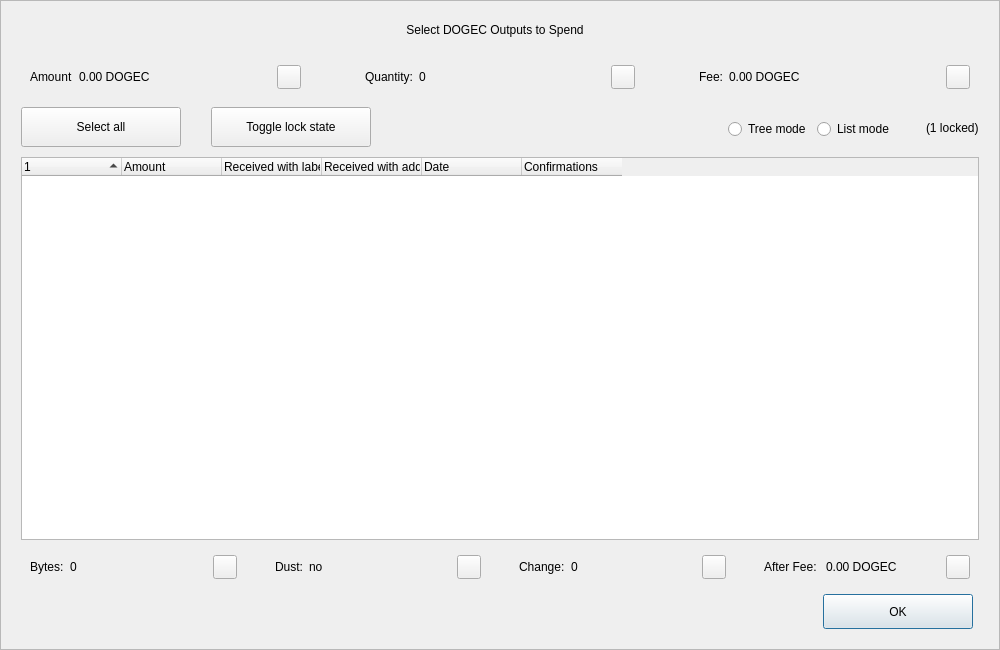
<?xml version="1.0" encoding="UTF-8"?>
<ui version="4.0">
 <class>CoinControlDialog</class>
 <widget class="QDialog" name="CoinControlDialog">
  <property name="geometry">
   <rect>
    <x>0</x>
    <y>0</y>
    <width>1000</width>
    <height>650</height>
   </rect>
  </property>
  <property name="minimumSize">
   <size>
    <width>950</width>
    <height>650</height>
   </size>
  </property>
  <property name="windowTitle">
   <string>Coin Selection</string>
  </property>
  <property name="styleSheet">
   <string notr="true"/>
  </property>
  <layout class="QVBoxLayout" name="verticalLayout">
   <property name="spacing">
    <number>0</number>
   </property>
   <property name="leftMargin">
    <number>0</number>
   </property>
   <property name="topMargin">
    <number>0</number>
   </property>
   <property name="rightMargin">
    <number>0</number>
   </property>
   <property name="bottomMargin">
    <number>0</number>
   </property>
   <item>
    <widget class="QFrame" name="frameContainer">
     <property name="toolTipDuration">
      <number>0</number>
     </property>
     <property name="frameShape">
      <enum>QFrame::StyledPanel</enum>
     </property>
     <property name="frameShadow">
      <enum>QFrame::Raised</enum>
     </property>
     <layout class="QVBoxLayout" name="verticalLayout_2">
      <property name="leftMargin">
       <number>0</number>
      </property>
      <property name="rightMargin">
       <number>0</number>
      </property>
      <property name="bottomMargin">
       <number>20</number>
      </property>
      <item>
       <layout class="QHBoxLayout" name="horizontalLayout_12">
        <property name="spacing">
         <number>0</number>
        </property>
        <property name="leftMargin">
         <number>20</number>
        </property>
        <property name="rightMargin">
         <number>30</number>
        </property>
        <item>
         <spacer name="horizontalSpacer_4">
          <property name="orientation">
           <enum>Qt::Horizontal</enum>
          </property>
          <property name="sizeHint" stdset="0">
           <size>
            <width>40</width>
            <height>20</height>
           </size>
          </property>
         </spacer>
        </item>
        <item>
         <widget class="QLabel" name="labelTitle">
          <property name="minimumSize">
           <size>
            <width>0</width>
            <height>40</height>
           </size>
          </property>
          <property name="maximumSize">
           <size>
            <width>16777215</width>
            <height>40</height>
           </size>
          </property>
          <property name="text">
           <string>Select DOGEC Outputs to Spend</string>
          </property>
          <property name="alignment">
           <set>Qt::AlignCenter</set>
          </property>
          <property name="margin">
           <number>7</number>
          </property>
         </widget>
        </item>
        <item>
         <spacer name="horizontalSpacer_5">
          <property name="orientation">
           <enum>Qt::Horizontal</enum>
          </property>
          <property name="sizeHint" stdset="0">
           <size>
            <width>40</width>
            <height>20</height>
           </size>
          </property>
         </spacer>
        </item>
       </layout>
      </item>
      <item>
       <layout class="QHBoxLayout" name="horizontalLayout_8">
        <property name="leftMargin">
         <number>20</number>
        </property>
        <property name="rightMargin">
         <number>20</number>
        </property>
        <item>
         <widget class="QWidget" name="layoutAmount" native="true">
          <layout class="QHBoxLayout" name="horizontalLayout_9" stretch="0,1,0">
           <item>
            <widget class="QLabel" name="labelCoinControlAmountText">
             <property name="text">
              <string>Amount</string>
             </property>
            </widget>
           </item>
           <item>
            <widget class="QLabel" name="labelCoinControlAmount">
             <property name="text">
              <string>0.00 DOGEC</string>
             </property>
            </widget>
           </item>
           <item alignment="Qt::AlignHCenter|Qt::AlignVCenter">
            <widget class="QPushButton" name="pushButtonAmount">
             <property name="minimumSize">
              <size>
               <width>0</width>
               <height>24</height>
              </size>
             </property>
             <property name="maximumSize">
              <size>
               <width>24</width>
               <height>26</height>
              </size>
             </property>
             <property name="focusPolicy">
              <enum>Qt::NoFocus</enum>
             </property>
             <property name="styleSheet">
              <string notr="true">padding-bottom:2px;
padding-right:4px;</string>
             </property>
             <property name="text">
              <string/>
             </property>
            </widget>
           </item>
          </layout>
         </widget>
        </item>
        <item>
         <spacer name="horizontalSpacer_2">
          <property name="orientation">
           <enum>Qt::Horizontal</enum>
          </property>
          <property name="sizeType">
           <enum>QSizePolicy::Fixed</enum>
          </property>
          <property name="sizeHint" stdset="0">
           <size>
            <width>40</width>
            <height>20</height>
           </size>
          </property>
         </spacer>
        </item>
        <item>
         <widget class="QWidget" name="layoutQuantity" native="true">
          <layout class="QHBoxLayout" name="horizontalLayout_10" stretch="0,1,0">
           <item>
            <widget class="QLabel" name="labelCoinControlQuantityText">
             <property name="text">
              <string>Quantity:</string>
             </property>
            </widget>
           </item>
           <item>
            <widget class="QLabel" name="labelCoinControlQuantity">
             <property name="text">
              <string>0</string>
             </property>
            </widget>
           </item>
           <item alignment="Qt::AlignHCenter|Qt::AlignVCenter">
            <widget class="QPushButton" name="pushButtonQuantity">
             <property name="minimumSize">
              <size>
               <width>0</width>
               <height>24</height>
              </size>
             </property>
             <property name="maximumSize">
              <size>
               <width>24</width>
               <height>26</height>
              </size>
             </property>
             <property name="focusPolicy">
              <enum>Qt::NoFocus</enum>
             </property>
             <property name="styleSheet">
              <string notr="true">padding-bottom:2px;
               padding-right:4px;</string>
             </property>
             <property name="text">
              <string/>
             </property>
            </widget>
           </item>
          </layout>
         </widget>
        </item>
        <item>
         <spacer name="horizontalSpacer_22">
          <property name="orientation">
           <enum>Qt::Horizontal</enum>
          </property>
          <property name="sizeType">
           <enum>QSizePolicy::Fixed</enum>
          </property>
          <property name="sizeHint" stdset="0">
           <size>
            <width>40</width>
            <height>20</height>
           </size>
          </property>
         </spacer>
        </item>
        <item>
         <widget class="QWidget" name="layoutFee" native="true">
          <layout class="QHBoxLayout" name="horizontalLayout_11" stretch="0,1,0">
           <item>
            <widget class="QLabel" name="labelCoinControlFeeText">
             <property name="text">
              <string>Fee:</string>
             </property>
            </widget>
           </item>
           <item>
            <widget class="QLabel" name="labelCoinControlFee">
             <property name="text">
              <string>0.00 DOGEC</string>
             </property>
            </widget>
           </item>
           <item alignment="Qt::AlignHCenter|Qt::AlignVCenter">
            <widget class="QPushButton" name="pushButtonFee">
             <property name="minimumSize">
              <size>
               <width>0</width>
               <height>24</height>
              </size>
             </property>
             <property name="maximumSize">
              <size>
               <width>24</width>
               <height>26</height>
              </size>
             </property>
             <property name="focusPolicy">
              <enum>Qt::NoFocus</enum>
             </property>
             <property name="styleSheet">
              <string notr="true">padding-bottom:2px;
               padding-right:4px;</string>
             </property>
             <property name="text">
              <string/>
             </property>
            </widget>
           </item>
          </layout>
         </widget>
        </item>
       </layout>
      </item>
      <item>
       <widget class="QFrame" name="frame">
        <property name="minimumSize">
         <size>
          <width>0</width>
          <height>40</height>
         </size>
        </property>
        <property name="styleSheet">
         <string notr="true">#frame {
	border:0;
}</string>
        </property>
        <property name="frameShape">
         <enum>QFrame::StyledPanel</enum>
        </property>
        <property name="frameShadow">
         <enum>QFrame::Sunken</enum>
        </property>
        <layout class="QHBoxLayout" name="horizontalLayout">
         <property name="spacing">
          <number>0</number>
         </property>
         <property name="leftMargin">
          <number>20</number>
         </property>
         <property name="topMargin">
          <number>0</number>
         </property>
         <property name="rightMargin">
          <number>20</number>
         </property>
         <property name="bottomMargin">
          <number>0</number>
         </property>
         <item>
          <layout class="QHBoxLayout" name="horizontalLayoutPanel" stretch="0,0,0,0,0,0">
           <property name="spacing">
            <number>20</number>
           </property>
           <item>
            <widget class="QPushButton" name="pushButtonSelectAll">
             <property name="sizePolicy">
              <sizepolicy hsizetype="Maximum" vsizetype="Fixed">
               <horstretch>0</horstretch>
               <verstretch>0</verstretch>
              </sizepolicy>
             </property>
             <property name="minimumSize">
              <size>
               <width>160</width>
               <height>40</height>
              </size>
             </property>
             <property name="maximumSize">
              <size>
               <width>16777215</width>
               <height>40</height>
              </size>
             </property>
             <property name="text">
              <string>Select all</string>
             </property>
             <property name="checkable">
              <bool>true</bool>
             </property>
             <property name="checked">
              <bool>false</bool>
             </property>
             <property name="autoExclusive">
              <bool>false</bool>
             </property>
             <property name="autoDefault">
              <bool>false</bool>
             </property>
            </widget>
           </item>
           <item>
            <spacer name="horizontalSpacer_6">
             <property name="orientation">
              <enum>Qt::Horizontal</enum>
             </property>
             <property name="sizeType">
              <enum>QSizePolicy::Fixed</enum>
             </property>
             <property name="sizeHint" stdset="0">
              <size>
               <width>10</width>
               <height>20</height>
              </size>
             </property>
            </spacer>
           </item>
           <item>
            <widget class="QPushButton" name="pushButtonToggleLock">
             <property name="sizePolicy">
              <sizepolicy hsizetype="Maximum" vsizetype="Fixed">
               <horstretch>0</horstretch>
               <verstretch>0</verstretch>
              </sizepolicy>
             </property>
             <property name="minimumSize">
              <size>
               <width>160</width>
               <height>40</height>
              </size>
             </property>
             <property name="maximumSize">
              <size>
               <width>16777215</width>
               <height>40</height>
              </size>
             </property>
             <property name="text">
              <string>Toggle lock state</string>
             </property>
             <property name="checkable">
              <bool>true</bool>
             </property>
             <property name="autoExclusive">
              <bool>false</bool>
             </property>
             <property name="autoDefault">
              <bool>false</bool>
             </property>
            </widget>
           </item>
           <item>
            <spacer name="horizontalSpacer_7">
             <property name="orientation">
              <enum>Qt::Horizontal</enum>
             </property>
             <property name="sizeType">
              <enum>QSizePolicy::Expanding</enum>
             </property>
             <property name="sizeHint" stdset="0">
              <size>
               <width>30</width>
               <height>20</height>
              </size>
             </property>
            </spacer>
           </item>
           <item alignment="Qt::AlignRight">
            <widget class="QGroupBox" name="groupBox_2">
             <property name="styleSheet">
              <string notr="true">#groupBox_2 {
    background-color:transparent;
    border-radius:0;
}</string>
             </property>
             <property name="title">
              <string/>
             </property>
             <layout class="QHBoxLayout" name="horizontalLayout_14">
              <item>
               <widget class="QRadioButton" name="radioTreeMode">
                <property name="sizePolicy">
                 <sizepolicy hsizetype="Maximum" vsizetype="Fixed">
                  <horstretch>0</horstretch>
                  <verstretch>0</verstretch>
                 </sizepolicy>
                </property>
                <property name="text">
                 <string>Tree mode</string>
                </property>
               </widget>
              </item>
              <item>
               <widget class="QRadioButton" name="radioListMode">
                <property name="sizePolicy">
                 <sizepolicy hsizetype="Maximum" vsizetype="Fixed">
                  <horstretch>0</horstretch>
                  <verstretch>0</verstretch>
                 </sizepolicy>
                </property>
                <property name="text">
                 <string>List mode</string>
                </property>
                <property name="checked">
                 <bool>false</bool>
                </property>
               </widget>
              </item>
             </layout>
            </widget>
           </item>
           <item>
            <widget class="QLabel" name="labelLocked">
             <property name="text">
              <string>(1 locked)</string>
             </property>
            </widget>
           </item>
          </layout>
         </item>
        </layout>
       </widget>
      </item>
      <item>
       <layout class="QHBoxLayout" name="horizontalLayout_13">
        <property name="leftMargin">
         <number>20</number>
        </property>
        <property name="rightMargin">
         <number>20</number>
        </property>
        <item>
         <widget class="CoinControlTreeWidget" name="treeWidget">
          <property name="contextMenuPolicy">
           <enum>Qt::CustomContextMenu</enum>
          </property>
          <property name="styleSheet">
           <string notr="true"/>
          </property>
          <property name="sortingEnabled">
           <bool>false</bool>
          </property>
          <property name="columnCount">
           <number>6</number>
          </property>
          <attribute name="headerShowSortIndicator" stdset="0">
           <bool>true</bool>
          </attribute>
          <attribute name="headerStretchLastSection">
           <bool>false</bool>
          </attribute>
          <column>
           <property name="text">
            <string/>
           </property>
          </column>
          <column>
           <property name="text">
            <string>Amount</string>
           </property>
          </column>
          <column>
           <property name="text">
            <string>Received with label</string>
           </property>
          </column>
          <column>
           <property name="text">
            <string>Received with address</string>
           </property>
          </column>
          <column>
           <property name="text">
            <string>Date</string>
           </property>
          </column>
          <column>
           <property name="text">
            <string>Confirmations</string>
           </property>
           <property name="toolTip">
            <string>Confirmed</string>
           </property>
          </column>
         </widget>
        </item>
       </layout>
      </item>
      <item>
       <layout class="QHBoxLayout" name="horizontalLayout_3">
        <property name="spacing">
         <number>20</number>
        </property>
        <property name="leftMargin">
         <number>20</number>
        </property>
        <property name="rightMargin">
         <number>20</number>
        </property>
        <item>
         <widget class="QWidget" name="layoutBytes" native="true">
          <layout class="QHBoxLayout" name="horizontalLayout_4" stretch="0,1,0">
           <item>
            <widget class="QLabel" name="labelCoinControlBytesText">
             <property name="text">
              <string>Bytes:</string>
             </property>
            </widget>
           </item>
           <item>
            <widget class="QLabel" name="labelCoinControlBytes">
             <property name="text">
              <string>0</string>
             </property>
            </widget>
           </item>
           <item alignment="Qt::AlignHCenter|Qt::AlignVCenter">
            <widget class="QPushButton" name="pushButtonBytes">
             <property name="minimumSize">
              <size>
               <width>0</width>
               <height>24</height>
              </size>
             </property>
             <property name="maximumSize">
              <size>
               <width>24</width>
               <height>26</height>
              </size>
             </property>
             <property name="focusPolicy">
              <enum>Qt::NoFocus</enum>
             </property>
             <property name="styleSheet">
              <string notr="true">padding-bottom:2px;
               padding-right:4px;</string>
             </property>
             <property name="text">
              <string/>
             </property>
            </widget>
           </item>
          </layout>
         </widget>
        </item>
        <item>
         <widget class="QWidget" name="layoutDust" native="true">
          <layout class="QHBoxLayout" name="horizontalLayout_5" stretch="0,1,0">
           <item>
            <widget class="QLabel" name="labelCoinControlLowOutputText">
             <property name="text">
              <string>Dust:</string>
             </property>
            </widget>
           </item>
           <item>
            <widget class="QLabel" name="labelCoinControlLowOutput">
             <property name="text">
              <string>no</string>
             </property>
            </widget>
           </item>
           <item alignment="Qt::AlignHCenter|Qt::AlignVCenter">
            <widget class="QPushButton" name="pushButtonDust">
             <property name="minimumSize">
              <size>
               <width>0</width>
               <height>24</height>
              </size>
             </property>
             <property name="maximumSize">
              <size>
               <width>24</width>
               <height>26</height>
              </size>
             </property>
             <property name="focusPolicy">
              <enum>Qt::NoFocus</enum>
             </property>
             <property name="styleSheet">
              <string notr="true">padding-bottom:2px;
               padding-right:4px;</string>
             </property>
             <property name="text">
              <string/>
             </property>
            </widget>
           </item>
          </layout>
         </widget>
        </item>
        <item>
         <widget class="QWidget" name="layoutChange" native="true">
          <layout class="QHBoxLayout" name="horizontalLayout_6" stretch="0,1,0">
           <item>
            <widget class="QLabel" name="labelCoinControlChangeText">
             <property name="text">
              <string>Change:</string>
             </property>
            </widget>
           </item>
           <item>
            <widget class="QLabel" name="labelCoinControlChange">
             <property name="text">
              <string>0</string>
             </property>
            </widget>
           </item>
           <item alignment="Qt::AlignHCenter|Qt::AlignVCenter">
            <widget class="QPushButton" name="pushButtonChange">
             <property name="minimumSize">
              <size>
               <width>0</width>
               <height>24</height>
              </size>
             </property>
             <property name="maximumSize">
              <size>
               <width>24</width>
               <height>26</height>
              </size>
             </property>
             <property name="focusPolicy">
              <enum>Qt::NoFocus</enum>
             </property>
             <property name="styleSheet">
              <string notr="true">padding-bottom:2px;
               padding-right:4px;</string>
             </property>
             <property name="text">
              <string/>
             </property>
            </widget>
           </item>
          </layout>
         </widget>
        </item>
        <item>
         <widget class="QWidget" name="layoutAfter" native="true">
          <layout class="QHBoxLayout" name="horizontalLayout_7" stretch="0,1,0">
           <item>
            <widget class="QLabel" name="labelCoinControlAfterFeeText">
             <property name="text">
              <string>After Fee: </string>
             </property>
            </widget>
           </item>
           <item>
            <widget class="QLabel" name="labelCoinControlAfterFee">
             <property name="text">
              <string>0.00 DOGEC</string>
             </property>
            </widget>
           </item>
           <item alignment="Qt::AlignHCenter|Qt::AlignVCenter">
            <widget class="QPushButton" name="pushButtonAlterFee">
             <property name="minimumSize">
              <size>
               <width>0</width>
               <height>24</height>
              </size>
             </property>
             <property name="maximumSize">
              <size>
               <width>24</width>
               <height>26</height>
              </size>
             </property>
             <property name="focusPolicy">
              <enum>Qt::NoFocus</enum>
             </property>
             <property name="styleSheet">
              <string notr="true">padding-bottom:2px;
               padding-right:4px;</string>
             </property>
             <property name="text">
              <string/>
             </property>
            </widget>
           </item>
          </layout>
         </widget>
        </item>
       </layout>
      </item>
      <item>
       <layout class="QHBoxLayout" name="horizontalLayout_2">
        <property name="spacing">
         <number>0</number>
        </property>
        <property name="leftMargin">
         <number>20</number>
        </property>
        <property name="rightMargin">
         <number>26</number>
        </property>
        <item>
         <spacer name="horizontalSpacer_3">
          <property name="orientation">
           <enum>Qt::Horizontal</enum>
          </property>
          <property name="sizeHint" stdset="0">
           <size>
            <width>558</width>
            <height>20</height>
           </size>
          </property>
         </spacer>
        </item>
        <item>
         <widget class="QPushButton" name="pushButtonOk">
          <property name="minimumSize">
           <size>
            <width>150</width>
            <height>35</height>
           </size>
          </property>
          <property name="text">
           <string>OK</string>
          </property>
         </widget>
        </item>
       </layout>
      </item>
     </layout>
    </widget>
   </item>
  </layout>
 </widget>
 <customwidgets>
  <customwidget>
   <class>CoinControlTreeWidget</class>
   <extends>QTreeWidget</extends>
   <header>coincontroltreewidget.h</header>
  </customwidget>
 </customwidgets>
 <resources/>
 <connections/>
</ui>
